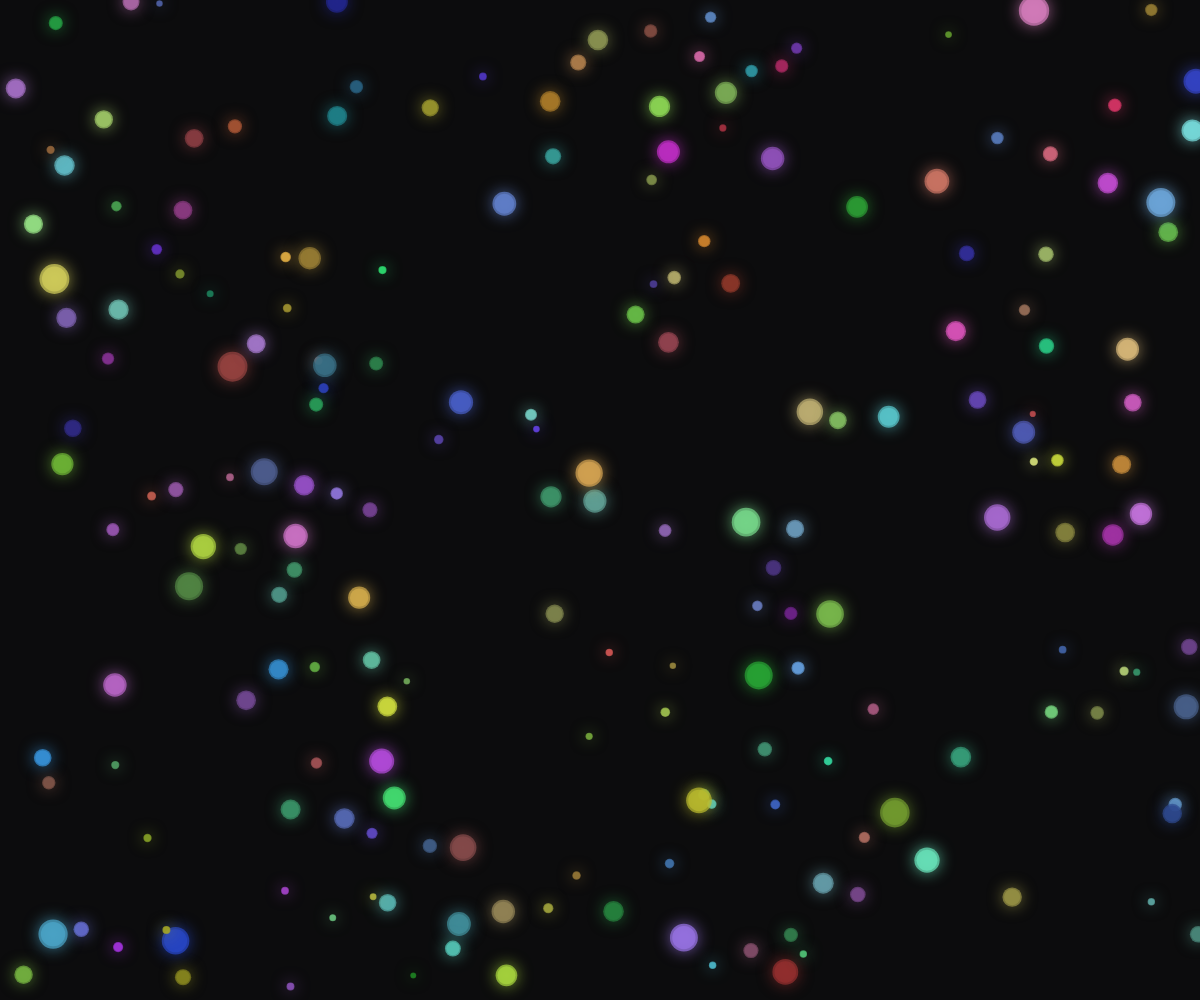
Frame 1 (no input)
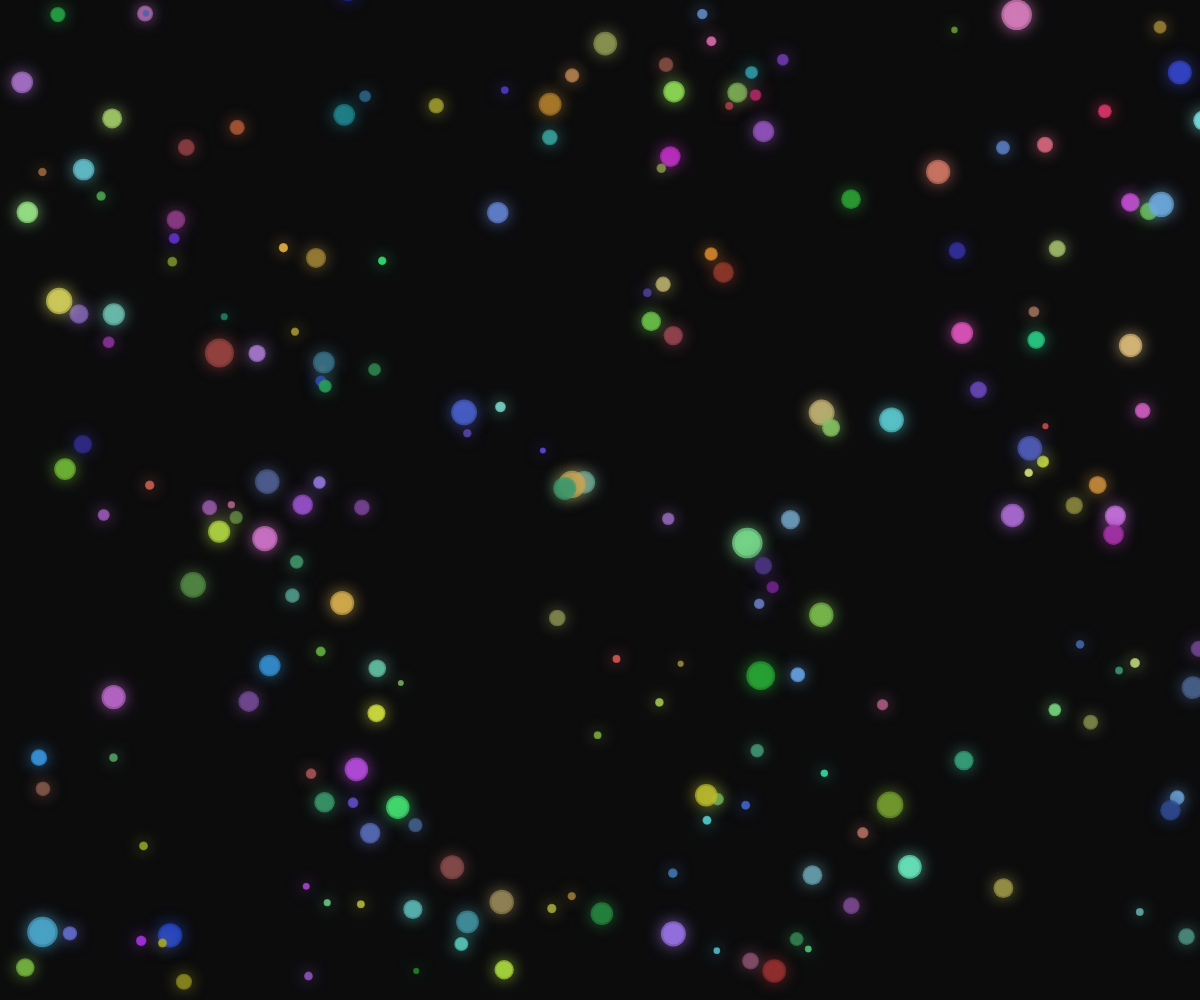
Frame 60 (no input)
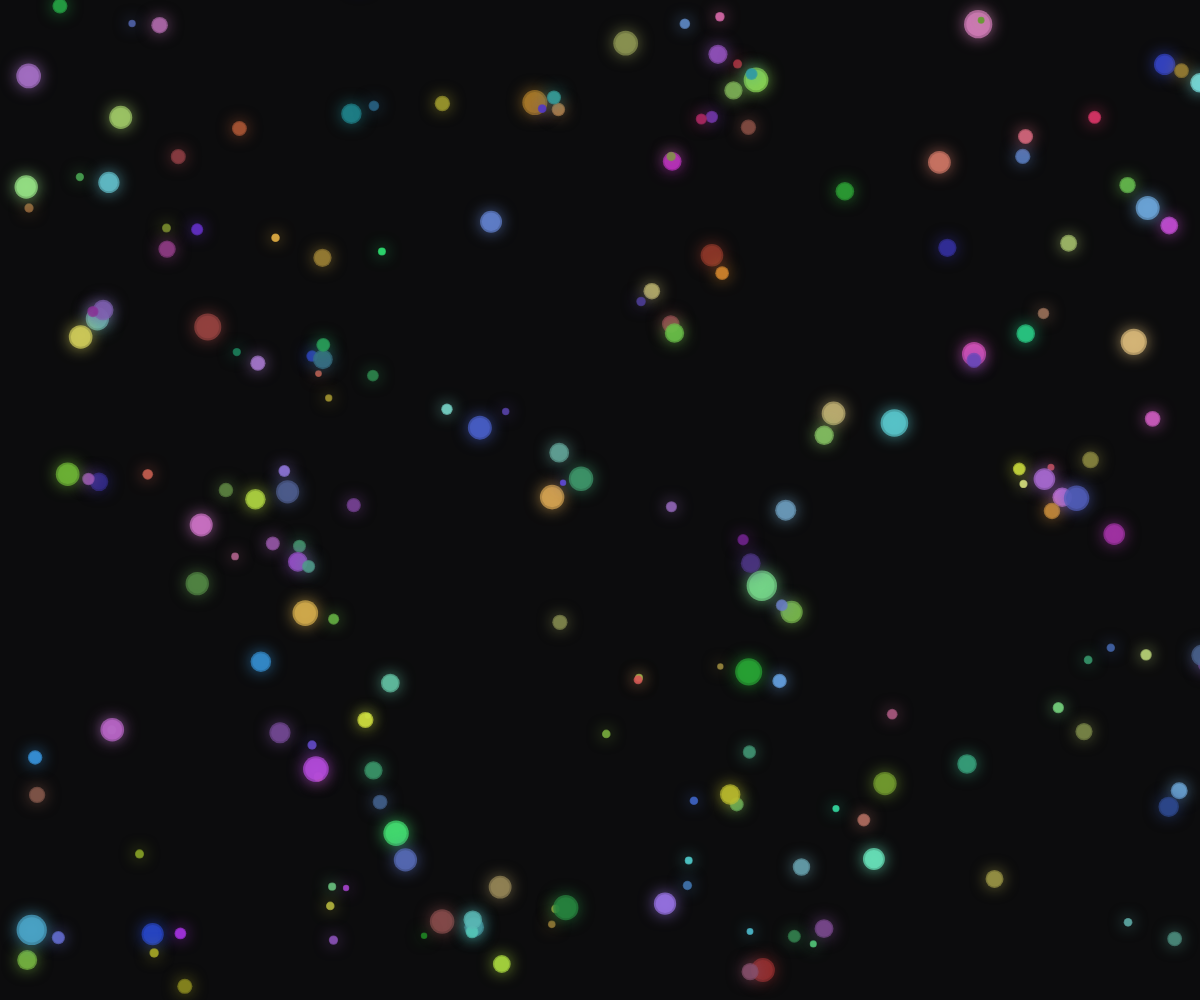
Frame 120 (the mouse pressed at the canvas centre since frame 60)

The p5.js sketch that drew these frames (run headless with seeded random() and noise() and a simulated clock; from frame 60 on, the mouse is pressed at the canvas centre):

// p5.js sketch
// ── sketch.js
let orbs = [];
const orbCount = 200;

function setup() {
  createCanvas(windowWidth, windowHeight);
  colorMode(HSB, 360, 100, 100, 1);
  
  // Create orbs with random properties
  for (let i = 0; i < orbCount; i++) {
    orbs.push({
      x: random(width),
      y: random(height),
      size: random(5, 20),
      hue: random(360),
      saturation: random(40, 80),
      brightness: random(50, 90),
      speedX: random(-0.2, 0.2),
      speedY: random(-0.2, 0.2),
      pulseSpeed: random(0.01, 0.02),
      pulsePhase: random(TWO_PI),
      originalSize: random(5, 20),
      group: floor(random(5)) // Group for cohesion
    });
  }
}

function draw() {
  background(220, 5, 5); // Deep space background
  
  // Update and display orbs
  for (let i = 0; i < orbs.length; i++) {
    let orb = orbs[i];
    
    // Group-based movement cohesion
    for (let j = 0; j < orbs.length; j++) {
      if (i !== j && orbs[j].group === orb.group) {
        let dx = orbs[j].x - orb.x;
        let dy = orbs[j].y - orb.y;
        let distance = sqrt(dx * dx + dy * dy);
        
        if (distance < 100) {
          // Move towards group center
          orb.speedX += dx * 0.0001;
          orb.speedY += dy * 0.0001;
        }
      }
    }
    
    // Apply movement and wrap around edges
    orb.x += orb.speedX;
    orb.y += orb.speedY;
    
    if (orb.x < -50) orb.x = width + 50;
    if (orb.x > width + 50) orb.x = -50;
    if (orb.y < -50) orb.y = height + 50;
    if (orb.y > height + 50) orb.y = -50;
    
    // Pulsing effect
    let pulse = sin(frameCount * orb.pulseSpeed + orb.pulsePhase) * 0.5 + 0.5;
    let currentSize = orb.originalSize * (1 + pulse * 0.3);
    
    // Draw the orb
    noStroke();
    fill(orb.hue, orb.saturation, orb.brightness, 0.7);
    ellipse(orb.x, orb.y, currentSize);
    
    // Add glow effect
    drawingContext.shadowBlur = 15;
    drawingContext.shadowColor = color(orb.hue, orb.saturation, orb.brightness);
    ellipse(orb.x, orb.y, currentSize * 1.2);
    drawingContext.shadowBlur = 0;
  }
}

function windowResized() {
  resizeCanvas(windowWidth, windowHeight);
}
